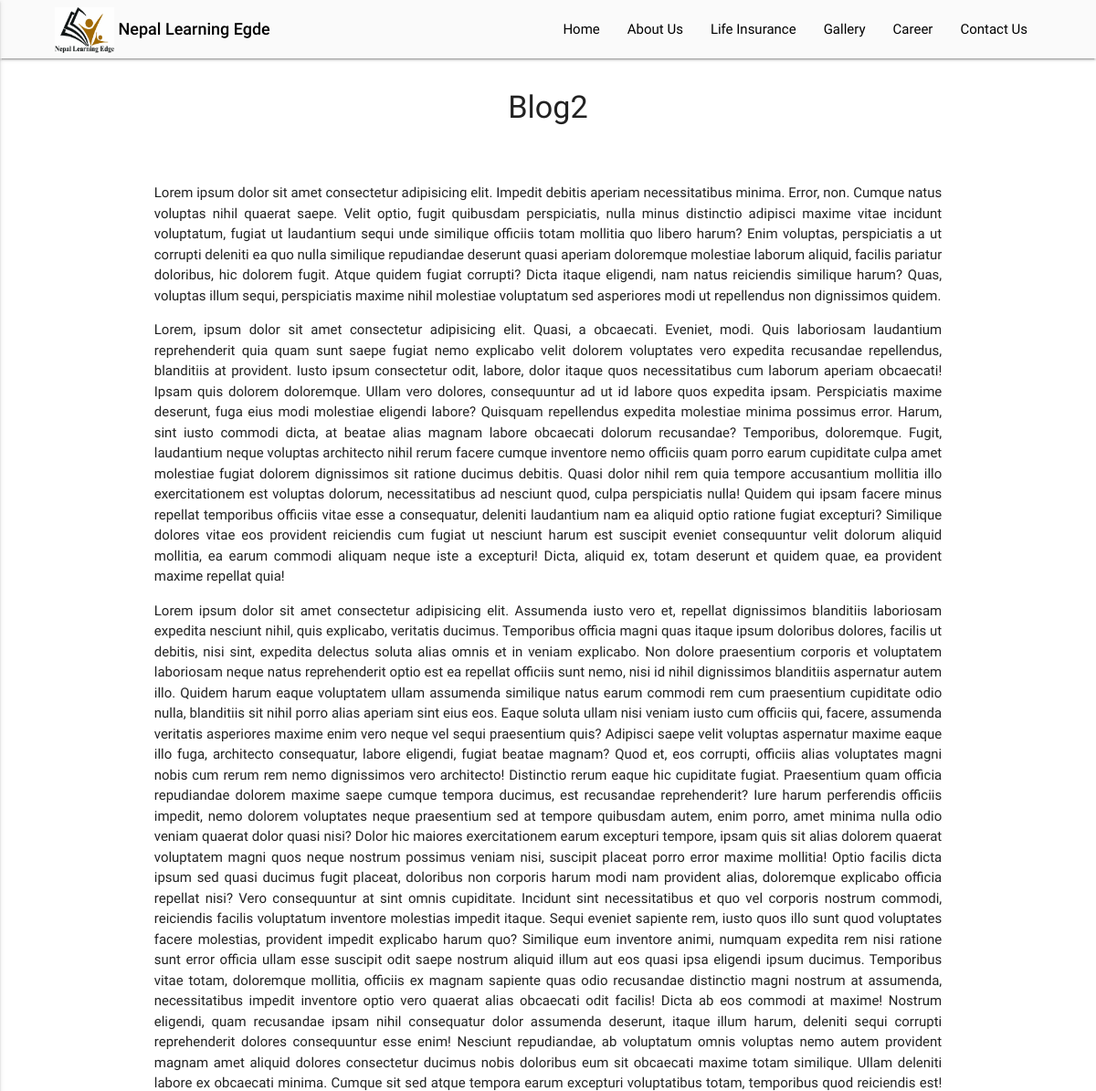
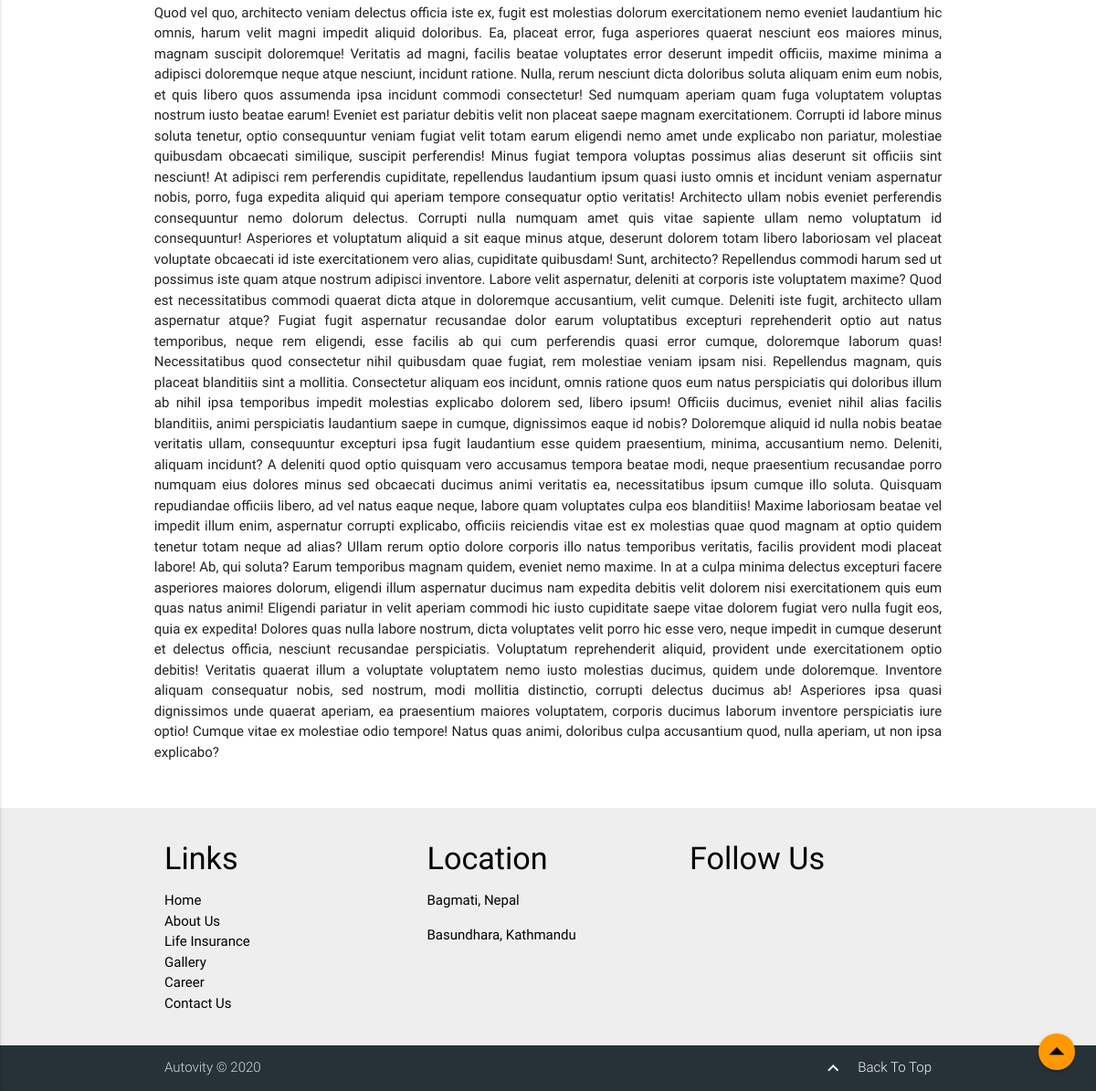
Screenshot of /blognewsdetail/2/ with the database file from the repository (2 pictures, top to bottom).
### home/models.py (models this page shows, shortened)
class BlogNews(models.Model):
    id = models.AutoField(primary_key=True)
    title = models.CharField(max_length=400)
    description = RichTextUploadingField(blank=True, null=True)
    image = models.ImageField(upload_to='media')
    category = models.ForeignKey(BlogCategory, on_delete=models.CASCADE)
    date_created = models.DateField(auto_now_add=True)
    date_updated = models.DateField(auto_now_add=True)

### home/views.py (the view)
# urls.py: path('blognewsdetail/<int:id>/', views.BlogNewsDetail, name='blognewsdetail'),
def BlogNewsDetail(request, id):
    items = BlogNews.objects.filter(id=id)
    photos = BlogNewsImages.objects.filter(post_id=id)
    return render(request, 'blognewsdetail.html', {'items': items, 'photos': photos})

### templates/blognewsdetail.html (shortened to what this page needs)
{% extends 'base.html' %}
{% load static %}
{% block content %}
    <section class="section">
    {% for i in items.all %}
     <div class="container">
       <h4 class="center margin-t">{{i.title}}</h4>
       <div class="row margin-tb justify">
           {{i.description | safe}}
          </div>
     </div>
    {% endfor %}
</section>
{% endblock %}

### static/css/main.css (style rules this page uses)
.justify { text-align: justify !important; }
.margin-tb { margin: 50px 0 20px 0; }
.margin-t { margin-top: 20px; }

### rows the page displays
BlogNews: title "Blog2", description "Lorem ipsum dolor sit amet consectetur adipisicing elit. Impedit debitis aperiam necessitatibus minima. Error, non. Cumque natus voluptas nihil quaerat saepe. Velit optio, fugit quibusdam perspiciatis, nulla minus distinctio adipisci maxime vitae incidunt voluptatum, fugiat ut laudantium sequi unde similique officiis totam mollitia quo libero harum? Enim voluptas, perspiciatis a ut corrupti deleniti ea quo nulla similique repudiandae deserunt quasi aperiam doloremque molestiae laborum aliquid, facilis pariatur doloribus, hic dolorem fugit. Atque quidem fugiat corrupti? Dicta itaque eligendi, nam natus reiciendis similique harum? Quas, voluptas illum sequi, perspiciatis maxime nihil…"
